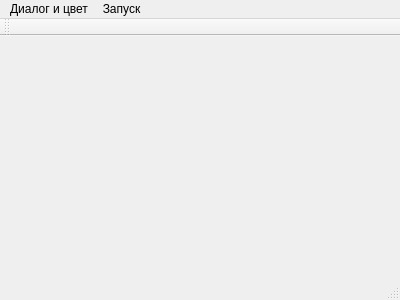
<?xml version="1.0" encoding="UTF-8"?>
<ui version="4.0">
 <class>MainWindow</class>
 <widget class="QMainWindow" name="MainWindow">
  <property name="enabled">
   <bool>true</bool>
  </property>
  <property name="geometry">
   <rect>
    <x>0</x>
    <y>0</y>
    <width>400</width>
    <height>300</height>
   </rect>
  </property>
  <property name="windowTitle">
   <string>MainWindow</string>
  </property>
  <widget class="QWidget" name="centralWidget"/>
  <widget class="QMenuBar" name="menuBar">
   <property name="geometry">
    <rect>
     <x>0</x>
     <y>0</y>
     <width>400</width>
     <height>22</height>
    </rect>
   </property>
   <widget class="QMenu" name="menuColor">
    <property name="title">
     <string>Диалог и цвет</string>
    </property>
    <addaction name="actionBlue"/>
    <addaction name="actionRed"/>
    <addaction name="action"/>
   </widget>
   <widget class="QMenu" name="menu">
    <property name="title">
     <string>Запуск</string>
    </property>
    <addaction name="action_2"/>
    <addaction name="action_3"/>
   </widget>
   <addaction name="menuColor"/>
   <addaction name="menu"/>
  </widget>
  <widget class="QToolBar" name="mainToolBar">
   <attribute name="toolBarArea">
    <enum>TopToolBarArea</enum>
   </attribute>
   <attribute name="toolBarBreak">
    <bool>false</bool>
   </attribute>
  </widget>
  <widget class="QStatusBar" name="statusBar"/>
  <action name="actionBlue">
   <property name="text">
    <string>Открыть Диалог</string>
   </property>
  </action>
  <action name="actionRed">
   <property name="text">
    <string>Red</string>
   </property>
  </action>
  <action name="action">
   <property name="text">
    <string>СЛИТЬСЯ С МЕСТНОСТЬЮ</string>
   </property>
  </action>
  <action name="action_2">
   <property name="text">
    <string>Огонь!</string>
   </property>
  </action>
  <action name="action_3">
   <property name="text">
    <string>Поехали</string>
   </property>
  </action>
 </widget>
 <layoutdefault spacing="6" margin="11"/>
 <resources/>
 <connections/>
</ui>
